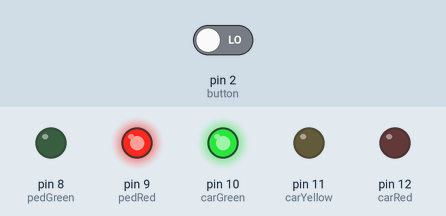
Recording of a sketch running on a simulated Arduino Uno, built with avr-gcc and run on an emulated ATmega328P. Parts: output pins drawn as LEDs (lit = HIGH). The inputs (shaded band) are chosen by the test bench; at power-on: pin 2 (button) LOW.

Above: at 4.2 s.
4.3 s: pin 2 (button) driven LOW
5.8 s: pin 2 (button) driven HIGH
At 6.2 s:
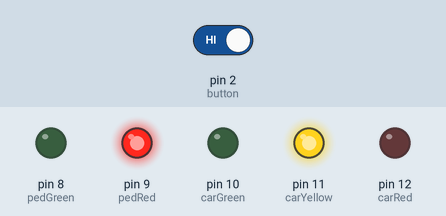
At 9.7 s:
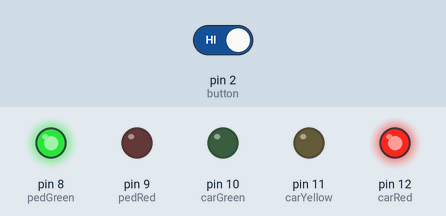
Timing chart, 0 to 16.3 s (numbered marks = the images above; inputs shaded):
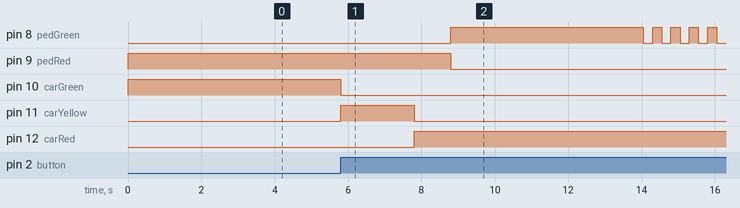

The sketch:

interactive_traffic_lights.ino
```cpp
/*
A simple code to demonstrate a reactive traffic light
requirements:
LEDs(2 red,1 yellow,2 green)
10K ohm resistor
five current limiting resistors
a push button


*/
int carRed = 12;
int carYellow = 11;
int carGreen = 10;
int pedRed = 9;
int pedGreen = 8;
int button = 2;
int crosstime = 5000;
unsigned long changeTime = 0;
void setup() {
  pinMode(carRed,OUTPUT);
  pinMode(carYellow,OUTPUT);
  pinMode(carGreen,OUTPUT);
  pinMode(pedRed,OUTPUT);
  pinMode(pedGreen,OUTPUT);
  pinMode(button,INPUT);

  digitalWrite(carGreen,HIGH);
  digitalWrite(pedRed,HIGH);

}

void loop() {
  int state = digitalRead(button);
  if(state == HIGH &&(millis()- changeTime) > 5000){
    changeLights();
  }

}
void changeLights(){
  digitalWrite(carGreen,LOW);
  digitalWrite(carYellow,HIGH);
  delay(2000);

  digitalWrite(carYellow,LOW);
  digitalWrite(carRed,HIGH);
  delay(1000);

  digitalWrite(pedRed,LOW);
  digitalWrite(pedGreen,HIGH);
  delay(crosstime);


  for(int x =0;x<10;x++){
    digitalWrite(pedGreen,HIGH);
    delay(250);
    digitalWrite(pedGreen,LOW);
    delay(250);
  }
  digitalWrite(pedRed,HIGH);
  delay(500);

  digitalWrite(carYellow,HIGH);
  digitalWrite(carRed,LOW);
  delay(1000);
  digitalWrite(carGreen,HIGH);
  digitalWrite(carYellow,LOW);

  changeTime = millis();
}
```

Measured:
- after the input at 4.3 s, every drawn part: stays the same
- after the input at 5.8 s, pin 8 (pedGreen): LOW → HIGH after 3.0 s, then repeats every 0.50 s: LOW 0.25 s, HIGH 0.25 s; pin 9 (pedRed): HIGH → LOW after 3.0 s; pin 10 (carGreen): HIGH → LOW at once; pin 11 (carYellow): LOW → HIGH at once, → LOW 2.0 s later; pin 12 (carRed): LOW → HIGH after 2.0 s
